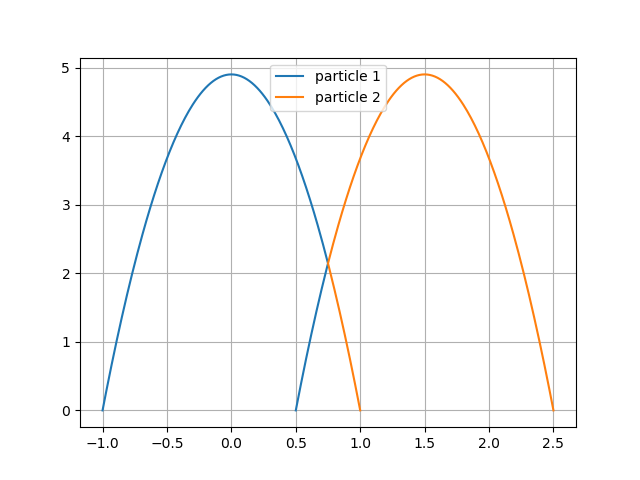

Generate this figure with Python:
import numpy as np
import matplotlib.pyplot as plt

## x = [ x, x', y, y']
distance = lambda x1,x2:((x1[0]-x2[0])**2 + (x1[2]-x2[2])**2)**0.5

## x 	= [ x, x', y, y']
def F(t,x):
	g = -9.8 # m/sec^2
	F = np.zeros(4)
	F[0] = x[1]
	F[1] = 0
	F[2] = x[3]
	F[3] = g
	return F

# 2-body problem
def integrate(F,tStart,x0,tStop,h):
    def dx(F,t,x,h):
        k0 = h*F(t,x)
        k1 = h*F(t+h/2.0,x+k0/2.0)
        k2 = h*F(t+h/2.0,x+k1/2.0)
        k3 = h*F(t+h,x+k2)
        return (k0 + 2.0*k1 + 2.0*k2 + k3)/6.0
    t = tStart
    x1 = x0[0]
    x2 = x0[1]
    ts = []
    x1s = []
    x2s = []
    ts.append(t)
    x1s.append(x1)
    x2s.append(x2)
    while t < tStop:
        if distance(x1,x2) < d: # collision
            temp = x1[1]; x1[1] = x2[1]; x2[1] = temp
        x1 = x1 + dx(F,t,x1,h)
        x2 = x2 + dx(F,t,x2,h)
        t = t + h
        ts.append(t)
        x1s.append(x1)
        x2s.append(x2)
    x1s = np.array(x1s)
    x2s = np.array(x2s)
    xs = [x1s,x2s]
    return np.array(ts),xs

d = 1.0e-02
h = 0.01

x0 = np.array([[0.5,1,0,9.8],[1,-1,0,9.8]])
ts, xs = integrate(F,0.0,x0,2.0,h)


plt.plot(xs[0][:,0],xs[0][:,2],'-',xs[1][:,0],xs[1][:,2],'-')
plt.legend(['particle 1','particle 2'])
plt.grid()
plt.savefig('2-body.png')
